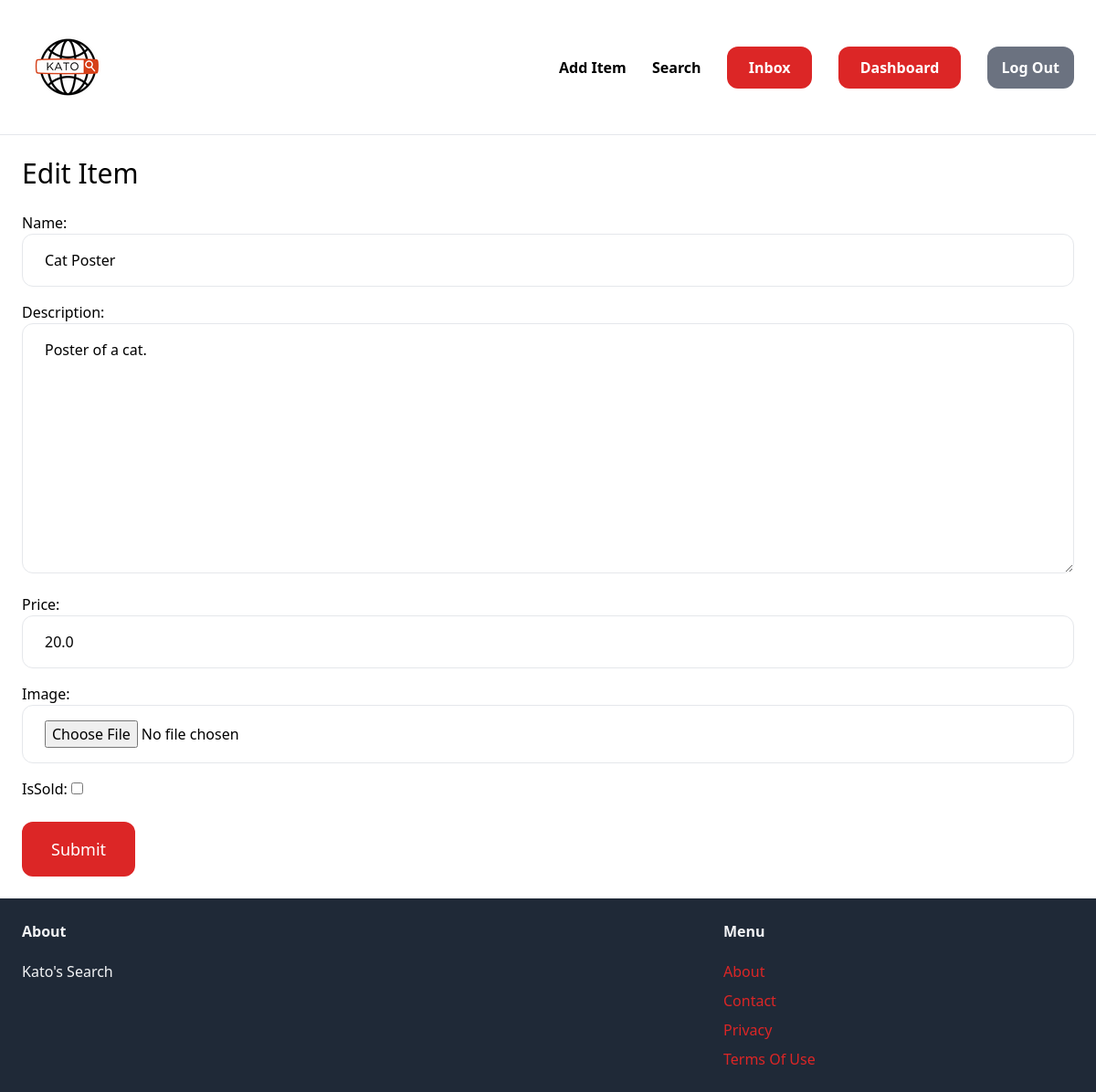
The page /10/edit/ (signed in) on the database its author committed.
### app/models.py (models this page shows, shortened)
class Item(models.Model):
    category = models.ForeignKey(Category, related_name='items', on_delete=models.CASCADE)
    name = models.CharField(max_length=200)
    description = models.TextField(blank=True, null=True, max_length=500)
    price = models.FloatField()
    image = models.ImageField(upload_to='itemImages', blank=True, null=True)
    owner = models.ForeignKey(User, related_name='items', on_delete=models.CASCADE)
    isSold = models.BooleanField(default=False)
    createdAt = models.DateTimeField(auto_now_add=True)
    class Meta:
        ordering = ('name', )
        verbose_name_plural = 'Items'

### app/views.py (the view)
# urls.py: path('<int:pk>/edit/', views.edit, name="edit"),
@login_required
def edit(request, pk):
    item = get_object_or_404(Item, pk=pk, owner=request.user)
    if request.method == 'POST':
        form = EditItem(request.POST, request.FILES, instance=item)
        if form.is_valid():
            item.save()
            return redirect('item:detail', pk=item.id)
    else:
        form = EditItem(instance=item)
    return render(request, 'app/form.html', {
        'form' : form,
        'title' : 'Edit Item',
    })

### app/forms.py
class EditItem(forms.ModelForm):
    class Meta:
        model = Item
        fields = ('name', 'description', 'price', 'image','isSold')
        widgets = {
            'name': forms.TextInput(attrs={
                'class': inputClass,
            }),
            'description': forms.Textarea(attrs={
                'class': inputClass,
            }),
            'price': forms.TextInput(attrs={
                'class': inputClass,
            }),
            'image': forms.FileInput(attrs={
                'class': inputClass,
            }),
        }

### app/templates/app/form.html (shortened to what this page needs)
{% extends 'app/base.html' %}
{% block content %}
<h1 class="mb-6 text-3xl">{{ title }}</h1>
<form method="post" action="." enctype="multipart/form-data">
    <div class="space-y-4">
        {{ form.as_p }}
    </div>
        <button class="mt-6 py-4 px-8 text-lg bg-red-600 hover:bg-red-800 rounded-xl text-white">Submit</button>
</form>
{% endblock %}

### rows shown on the page
Item: name "Cat Poster", description "Poster of a cat.", price "20.0"

### other values the page prints
{{ title }} "Edit Item"
